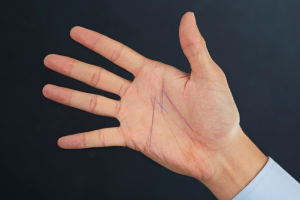
#> input picture Hand Detection/hand1.png, 300 x 200 px
$ python hand-detection.py
#> lines starting #> are read from the running program, lines starting #| are printed output that depends on the picture; after the words box and inside, x2 and y2 are one past the last pixel; in counts of white or black regions, pixels touching at a corner belong together
import cv2

hand = cv2.imread('hand1.png', 0)
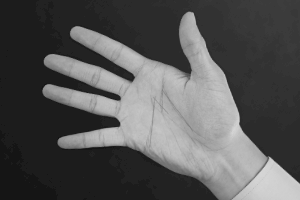
#> hand: shape (200, 300); min 21, max 214, mean 84.7

ret, the = cv2.threshold(hand, 70, 255, cv2.THRESH_BINARY)
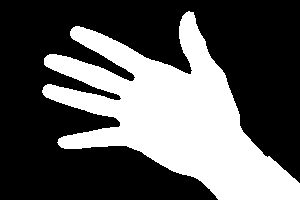
#> the: shape (200, 300); 35.6% white; 1 white region

contours, y = cv2.findContours(the.copy(), cv2.RETR_TREE, cv2.CHAIN_APPROX_SIMPLE)
#> contours = 1 contour; box (x1, y1, x2, y2) and area: (42, 11, 300, 200) 20777; y = [[-1, -1, -1, -1]]

hull = [cv2.convexHull(c) for c in contours]
#> hull = 1 contour; box (x1, y1, x2, y2) and area: (42, 11, 300, 200) 31701

final = cv2.drawContours(hand, hull, -1, (255, 0, 0))

cv2.imshow('Original Image', hand)
cv2.imshow('Threshold Output', the)
cv2.imshow('Convex Hull', final)

cv2.waitKey(0)
cv2.destroyAllWindows()

$ run again, with Hand Detection/convex hull.png copied over Hand Detection/hand1.png
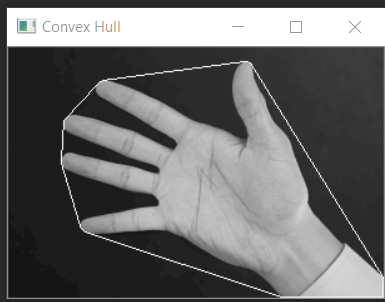
#> input picture Hand Detection/convex hull.png, 385 x 302 px
#> `ret, the = cv2.threshold(hand, 70, 255, cv2.THRESH_BINARY)`:
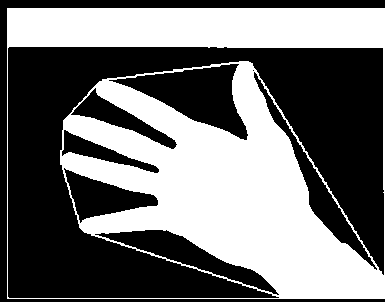
#> the: shape (302, 385); 43.9% white; 1 white region
#> contours = 9 contours, 1 with area under 20; largest, box (x1, y1, x2, y2) and area: (7, 8, 385, 299) 109330, (7, 46, 385, 299) 44352, (108, 63, 249, 141) 4788, (94, 229, 280, 296) 3192, (253, 71, 378, 271) 2874, (63, 167, 159, 224) 2455, (70, 87, 178, 150) 1787, (61, 129, 160, 174) 1284; y = [[-1, -1, 1, -1], [2, -1, -1, 0], [3, 1, -1, 0], [4, 2, -1, 0], [5, 3, -1, 0], [6, 4, -1, 0], [7, 5, -1, 0], [8, 6, -1, 0], [-1, 7, -1, 0]]
#> hull = 9 contours, 1 with area under 20; largest, box (x1, y1, x2, y2) and area: (7, 8, 385, 299) 109330, (7, 46, 385, 299) 93616, (108, 63, 249, 141) 5656, (253, 71, 378, 271) 3697, (94, 229, 280, 296) 3608, (63, 167, 159, 224) 2872, (70, 87, 178, 150) 2352, (61, 129, 160, 174) 1724
#> `final = cv2.drawContours(hand, hull, -1, (255, 0, 0))`:
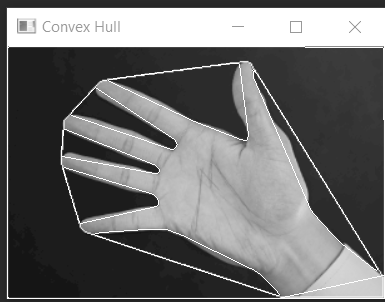
#> final: shape (302, 385); min 21, max 255, mean 108.5

$ run again, with Hand Detection/detect.png copied over Hand Detection/hand1.png
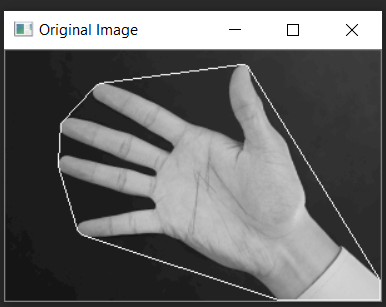
#> input picture Hand Detection/detect.png, 386 x 307 px
#> `ret, the = cv2.threshold(hand, 70, 255, cv2.THRESH_BINARY)`:
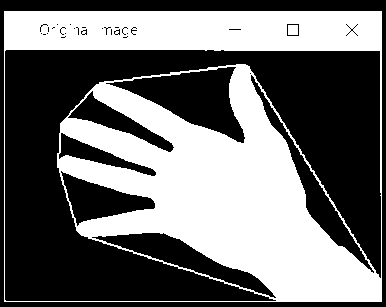
#> the: shape (307, 386); 42.9% white; 2 white regions
#> contours = 85 contours, 74 with area under 20; largest, box (x1, y1, x2, y2) and area: (4, 11, 382, 302) 109330, (4, 49, 382, 302) 44352, (105, 66, 246, 144) 4788, (91, 232, 277, 299) 3192, (250, 74, 375, 274) 2874; y = 85 rows, first 6: [-1, -1, 1, -1], [2, -1, -1, 0], [3, 1, -1, 0], [4, 2, -1, 0], [5, 3, -1, 0], [6, 4, -1, 0]
#> hull = 85 contours, 71 with area under 20; largest, box (x1, y1, x2, y2) and area: (4, 11, 382, 302) 109330, (4, 49, 382, 302) 93616, (105, 66, 246, 144) 5656, (250, 74, 375, 274) 3697, (91, 232, 277, 299) 3608
#> `final = cv2.drawContours(hand, hull, -1, (255, 0, 0))`:
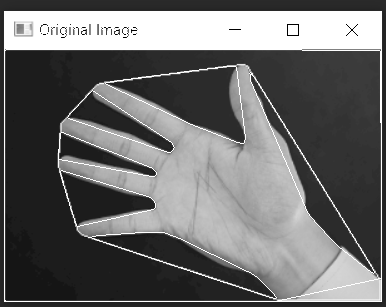
#> final: shape (307, 386); min 0, max 255, mean 106.6
